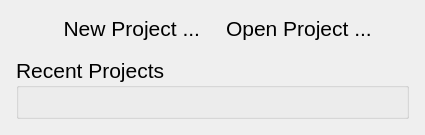
<?xml version="1.0" encoding="UTF-8"?>
<ui version="4.0">
 <class>NewOpenProjectPanel</class>
 <widget class="QWidget" name="NewOpenProjectPanel">
  <property name="geometry">
   <rect>
    <x>0</x>
    <y>0</y>
    <width>425</width>
    <height>133</height>
   </rect>
  </property>
  <property name="sizePolicy">
   <sizepolicy hsizetype="Preferred" vsizetype="Preferred">
    <horstretch>0</horstretch>
    <verstretch>0</verstretch>
   </sizepolicy>
  </property>
  <property name="windowTitle">
   <string>Form</string>
  </property>
  <property name="autoFillBackground">
   <bool>false</bool>
  </property>
  <layout class="QVBoxLayout" name="verticalLayout_2">
   <property name="leftMargin">
    <number>7</number>
   </property>
   <property name="topMargin">
    <number>7</number>
   </property>
   <property name="rightMargin">
    <number>7</number>
   </property>
   <property name="bottomMargin">
    <number>7</number>
   </property>
   <item>
    <widget class="QWidget" name="widget" native="true">
     <layout class="QVBoxLayout" name="verticalLayout">
      <item>
       <layout class="QHBoxLayout" name="horizontalLayout">
        <item>
         <spacer name="horizontalSpacer_2">
          <property name="orientation">
           <enum>Qt::Horizontal</enum>
          </property>
          <property name="sizeType">
           <enum>QSizePolicy::Minimum</enum>
          </property>
          <property name="sizeHint" stdset="0">
           <size>
            <width>20</width>
            <height>20</height>
           </size>
          </property>
         </spacer>
        </item>
        <item>
         <widget class="QLabel" name="newProjectLabel">
          <property name="font">
           <font>
            <pointsize>16</pointsize>
           </font>
          </property>
          <property name="text">
           <string>New Project ...</string>
          </property>
          <property name="alignment">
           <set>Qt::AlignRight|Qt::AlignTrailing|Qt::AlignVCenter</set>
          </property>
         </widget>
        </item>
        <item>
         <spacer name="horizontalSpacer">
          <property name="orientation">
           <enum>Qt::Horizontal</enum>
          </property>
          <property name="sizeType">
           <enum>QSizePolicy::Minimum</enum>
          </property>
          <property name="sizeHint" stdset="0">
           <size>
            <width>20</width>
            <height>20</height>
           </size>
          </property>
         </spacer>
        </item>
        <item>
         <widget class="QLabel" name="openProjectLabel">
          <property name="font">
           <font>
            <pointsize>16</pointsize>
           </font>
          </property>
          <property name="text">
           <string>Open Project ...</string>
          </property>
         </widget>
        </item>
        <item>
         <spacer name="horizontalSpacer_3">
          <property name="orientation">
           <enum>Qt::Horizontal</enum>
          </property>
          <property name="sizeType">
           <enum>QSizePolicy::Minimum</enum>
          </property>
          <property name="sizeHint" stdset="0">
           <size>
            <width>20</width>
            <height>20</height>
           </size>
          </property>
         </spacer>
        </item>
       </layout>
      </item>
      <item>
       <spacer name="verticalSpacer_2">
        <property name="orientation">
         <enum>Qt::Vertical</enum>
        </property>
        <property name="sizeType">
         <enum>QSizePolicy::Minimum</enum>
        </property>
        <property name="sizeHint" stdset="0">
         <size>
          <width>0</width>
          <height>10</height>
         </size>
        </property>
       </spacer>
      </item>
      <item>
       <widget class="QGroupBox" name="recentProjectsGroup">
        <property name="font">
         <font>
          <pointsize>16</pointsize>
          <kerning>true</kerning>
         </font>
        </property>
        <property name="styleSheet">
         <string notr="true"/>
        </property>
        <property name="title">
         <string>Recent Projects</string>
        </property>
        <layout class="QVBoxLayout" name="verticalLayout_3">
         <item>
          <spacer name="verticalSpacer">
           <property name="orientation">
            <enum>Qt::Vertical</enum>
           </property>
           <property name="sizeType">
            <enum>QSizePolicy::Minimum</enum>
           </property>
           <property name="sizeHint" stdset="0">
            <size>
             <width>0</width>
             <height>10</height>
            </size>
           </property>
          </spacer>
         </item>
        </layout>
       </widget>
      </item>
     </layout>
    </widget>
   </item>
  </layout>
 </widget>
 <resources/>
 <connections/>
</ui>
